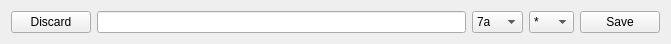
    <widget class="QWidget" name="layoutWidget">
     <property name="geometry">
      <rect>
       <x>220</x>
       <y>720</y>
       <width>671</width>
       <height>35</height>
      </rect>
     </property>
     <layout class="QHBoxLayout" name="horizontalLayout">
      <item>
       <widget class="QPushButton" name="pbDiscard">
        <property name="text">
         <string>Discard</string>
        </property>
       </widget>
      </item>
      <item>
       <widget class="QLineEdit" name="leProblemName"/>
      </item>
      <item>
       <widget class="QComboBox" name="cbGrade_2">
        <item>
         <property name="text">
          <string>7a</string>
         </property>
        </item>
        <item>
         <property name="text">
          <string>6c+</string>
         </property>
        </item>
        <item>
         <property name="text">
          <string>6c</string>
         </property>
        </item>
        <item>
         <property name="text">
          <string>6b+</string>
         </property>
        </item>
        <item>
         <property name="text">
          <string>6b</string>
         </property>
        </item>
        <item>
         <property name="text">
          <string>6a+</string>
         </property>
        </item>
        <item>
         <property name="text">
          <string>6a</string>
         </property>
        </item>
       </widget>
      </item>
      <item>
       <widget class="QComboBox" name="cbStars_2">
        <item>
         <property name="text">
          <string>*</string>
         </property>
        </item>
        <item>
         <property name="text">
          <string>**</string>
         </property>
        </item>
        <item>
         <property name="text">
          <string>***</string>
         </property>
        </item>
       </widget>
      </item>
      <item>
       <widget class="QPushButton" name="pbSave">
        <property name="text">
         <string>Save</string>
        </property>
       </widget>
      </item>
     </layout>
    </widget>
